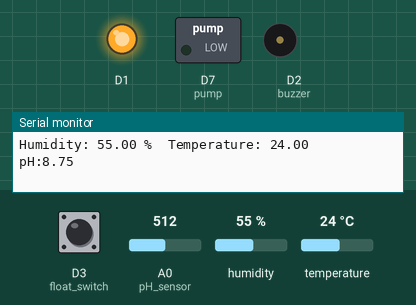
The sketch below on a simulated ESP8266 (NodeMCU). Parts: switched loads named in the sketch (green lamp = pin HIGH), output pins drawn as LEDs (lit = HIGH), buzzer (waves = sounding, pin HIGH), the last lines printed to the serial monitor. The test bench sets the inputs (shaded band); at power-on: D3 (float_switch) HIGH, A0 (pH_sensor) = 512, humidity 55 %, temperature 24 °C. WiFi joins after 1.5 s; servers stay silent unless stated.

Above: at 2.2 s.
2.3 s: D3 (float_switch) pulled LOW for 1 s
At 4.4 s:
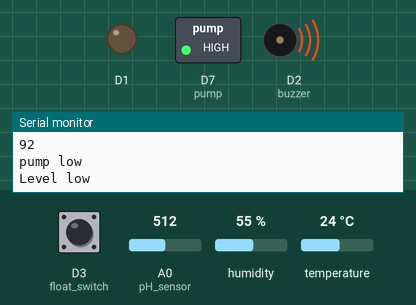
9.1 s: A0 (pH_sensor) set to 726
20.3 s: A0 (pH_sensor) set to 759
At 21.4 s:
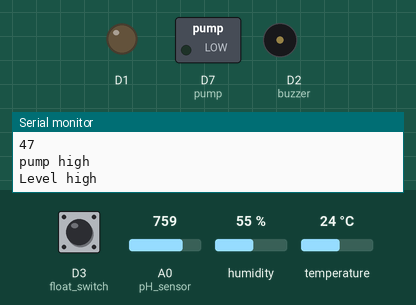
29.9 s: D3 (float_switch) pulled LOW for 0.45 s
At 31.2 s:
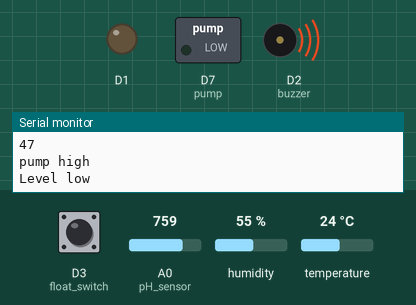
36.1 s: D3 (float_switch) pulled LOW for 3.2 s
At 43.0 s:
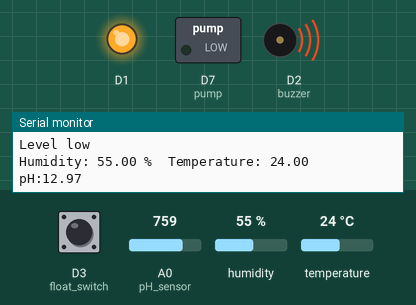
45.1 s: A0 (pH_sensor) set to 716
At 49.5 s:
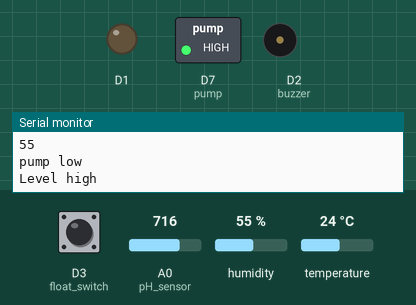
Timing chart, 0 to 57.3 s (numbered marks = the images above; inputs shaded):
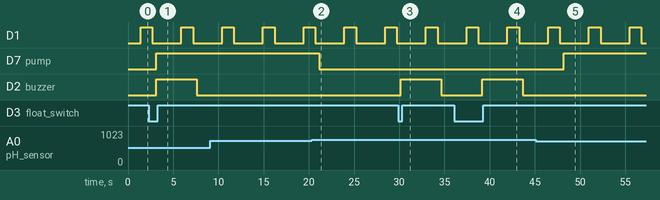

Measured:
- the behaviour switches between 741 and 742 on A0 (pH_sensor) (found by bisection; images 1 and 2)
- after the input at 2.3 s, D2 (buzzer): LOW → HIGH after 0.81 s, → LOW 4.5 s later
- after the input at 20.3 s, D7 (pump): HIGH → LOW after 0.84 s
- after the input at 29.9 s, D2 (buzzer): LOW → HIGH after 0.25 s, → LOW 4.5 s later
- after the input at 36.1 s, D2 (buzzer): LOW → HIGH after 3.1 s, → LOW 4.5 s later
- after the input at 45.1 s, D7 (pump): LOW → HIGH after 3.1 s
- by itself, D1: alternates HIGH for 1.3 s and LOW for 3.2 s

The sketch:

node_code.ino
```cpp
#include <ESP8266WiFi.h>;
#include <WiFiClient.h>;
#include <ThingSpeak.h>;

const char* ssid = "BlitzTech_Electronics"; //Your Network SSID
const char* password = "0p3ns0urc3C0d3#12"; //Your Network Password
//#include "ESP8266WiFi.h"
#include "DHT.h"
#define DHTPIN D5           //where dht22 will be conected
#define DHTTYPE DHT22       //type of DHT sensor to be used

///////variables for storing data to be used
float b;
int buf[10],temp;
unsigned long int avgValue;
float phValue;
float pH;

float h;
float t;
int moisture;
int level;
int water;

DHT dht(DHTPIN, DHTTYPE);

//pin allocation for sensors and actuators
int pH_sensor = A0;
int float_switch = D3;
int pump = D7;
int buzzer = D2;

String server = "sipambi.000webhostapp.com";
WiFiClient client;
unsigned long myChannelNumber = 1084338; //Your Channel Number (Without Brackets)
const char * myWriteAPIKey = "1ZCGPNXIG2KTXT47"; //Your Write API Key


void setup()
{
  Serial.begin(9600);
  WiFi.begin(ssid, password);
  ThingSpeak.begin(client);

  dht.begin();
  pinMode(moisture, INPUT);
  pinMode(D1, OUTPUT);
  pinMode(float_switch, INPUT);
  pinMode(pump, OUTPUT);
  pinMode(buzzer, OUTPUT);
  digitalWrite(float_switch, LOW);
}

void loop()
{
  DHT_vals();
  ADC();
  //send_data();
}

void DHT_vals()
{
  delay(500);
  h = dht.readHumidity();
  t = dht.readTemperature();
  Serial.print("Humidity: ");
  Serial.print(h);
  Serial.print(" %\t");
  Serial.print("Temperature: ");
  Serial.print(t);
  delay(100);
  ThingSpeak.writeField(myChannelNumber, 1,t, myWriteAPIKey);
  delay(100);
  ThingSpeak.writeField(myChannelNumber, 2,h, myWriteAPIKey);
  delay(100);
}

void digital_sensors()
{
  level=digitalRead(float_switch);
  if(water<=50)
  {
    digitalWrite(pump, LOW);
    Serial.println("pump high");
  }
  else if(water>=50)
  {
    digitalWrite(pump, HIGH);
    Serial.println("pump low");
  }
  if(level==0)
  {
    digitalWrite(buzzer, HIGH);
    Serial.println("Level low");
  }
  else if(level==1)
  {
    digitalWrite(buzzer, LOW);
    Serial.println("Level high");
  }
}

void pH_measurement()
{
  for(int i=0;i<10;i++)       //Get 10 sample value from the sensor for smooth the value
  {
    buf[i]=analogRead(pH_sensor);
    delay(10);
  }
  for(int i=0;i<9;i++)        //sort the analog from small to large
  {
    for(int j=i+1;j<10;j++)
    {
      if(buf[i]>buf[j])
      {
        temp=buf[i];
        buf[i]=buf[j];
        buf[j]=temp;
      }
    }
  }

  avgValue=0;
  for(int i=2;i<8;i++)                      //take the average value of 6 center sample
  avgValue+=buf[i];
  phValue=(float)avgValue*5.0/1024/6; //convert the analog into millivolt
  phValue=3.5*phValue;                      //convert the millivolt into pH value

  Serial.print("    pH:");
  Serial.print(phValue);
  Serial.println(" ");
 // digitalWrite(13, HIGH);
  delay(800);
 // digitalWrite(13, LOW);
  ThingSpeak.writeField(myChannelNumber, 4,phValue, myWriteAPIKey);
  delay(100);
}


void ADC()
{
  digitalWrite(D1,HIGH);
  pH_measurement();
  digitalWrite(D1,LOW);
  moisture=analogRead(pH_sensor);
  water=map(moisture, 465, 1024, 100, 0);
  Serial.println(moisture);
  Serial.println(water);
  delay(100);
  ThingSpeak.writeField(myChannelNumber, 3,water, myWriteAPIKey);
  digital_sensors();
  delay(100);
  ThingSpeak.writeField(myChannelNumber, 5,level, myWriteAPIKey);
  delay(1000);
}

void send_data()
{

  ThingSpeak.writeField(myChannelNumber, 4,pH, myWriteAPIKey);

}
```
